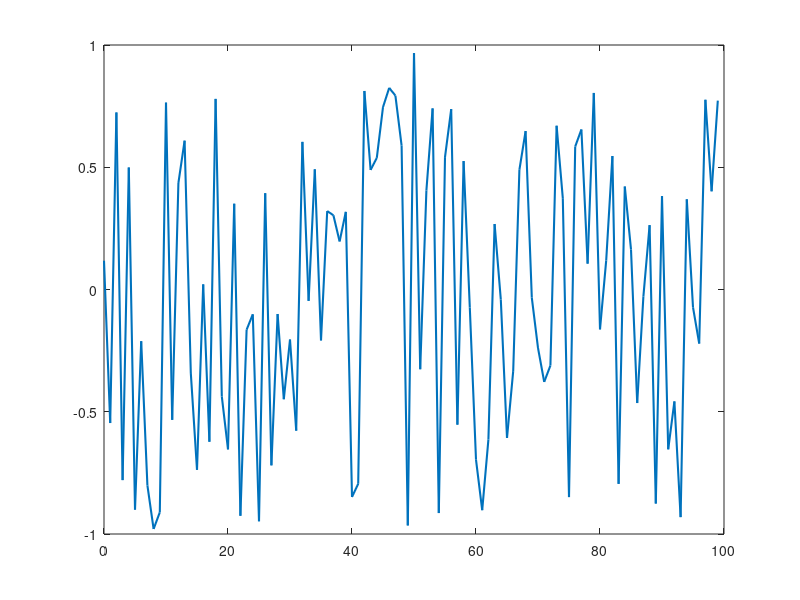

The MATLAB source for this figure: (Note: this script raises an error after producing the figure.)
clc
clear
close all

n = 100;
vec = zeros(1, n);
barrier = 0.9;
time = 0:1:n-1;

a = -1;
b = 1;

for dw = 1:1:n
    vec(1, dw) = a + (b-a).*rand;
end

passage = vec(vec(1,:) >= barrier | vec(1,:) <= -barrier);
first_time = time(vec(1,:) >= barrier | vec(1,:) <= -barrier);

plot(time, vec,'LineWidth', 1.5)
hAx=gca;
hAx.FontName='Times New Roman';
hAx.FontSize=15;
hold on
plot(time, barrier*ones(1, n), 'r', 'LineWidth', 1)
plot(time, -barrier*ones(1, n), 'r', 'LineWidth', 1)
scatter(first_time, passage,100,'r', marker='.')
title('Realization of a stochastic process', 'FontSize', 20)
xlabel('Time', 'FontSize', 18)
ylabel('Amplitude', 'FontSize', 18)
legend('Process', 'Barrier')
ylim([-1.1 1.1])
